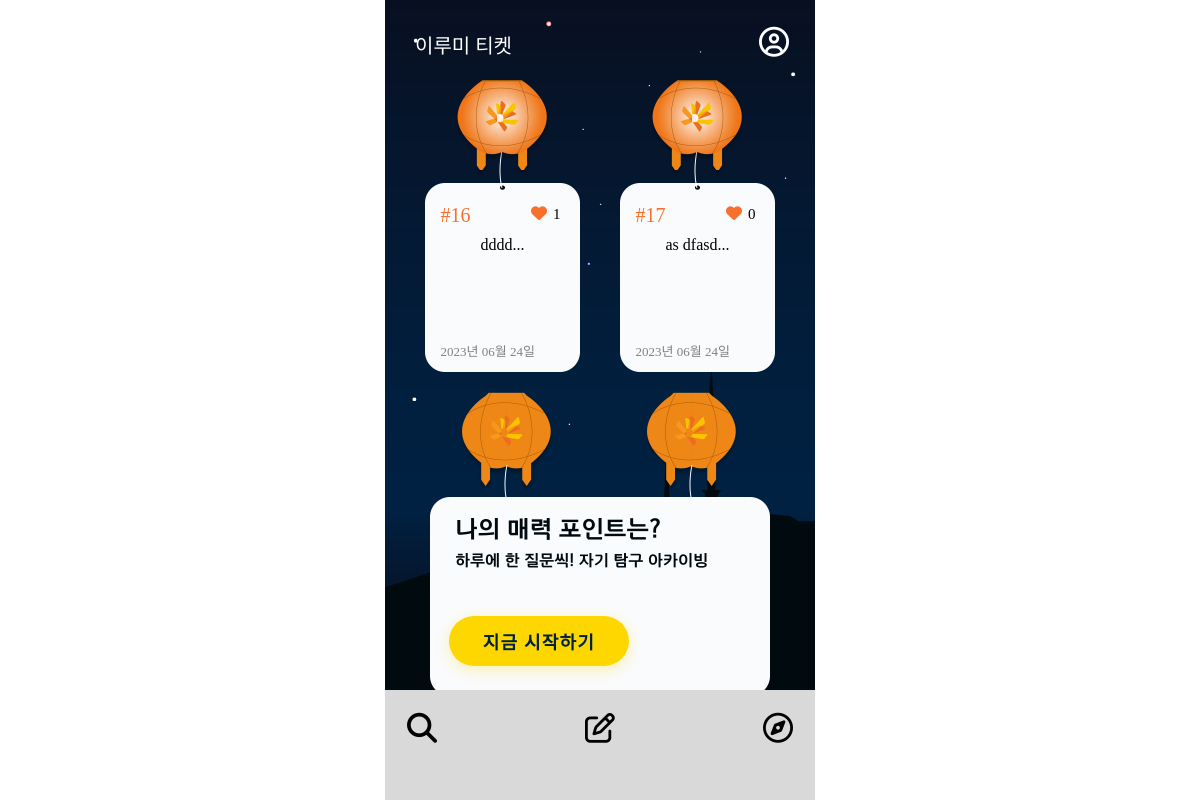
The app's page /mainpage/, older data.
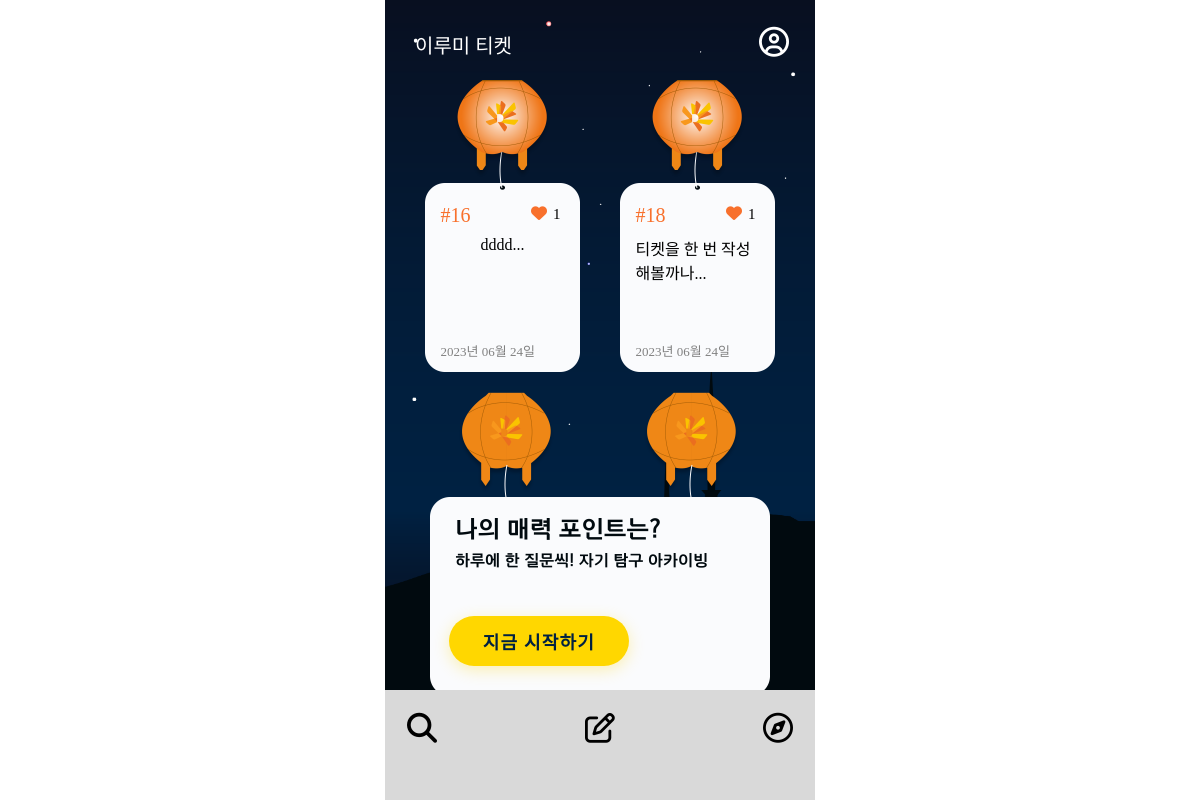
The same page, newer data.
### mainpage/models.py (models this page shows, shortened)
class Ticket(models.Model):
    writer = models.ForeignKey(User, null=False, blank=False, on_delete=models.CASCADE)
    pub_date = models.DateTimeField()
    body = models.TextField()
    like = models.ManyToManyField(User, related_name='likes', blank=True)
    like_count = models.PositiveIntegerField(default=0)
    def summary(self):
        return self.body[:40]

### mainpage/views.py (the view)
# urls.py: path('', include('mainpage.urls')),
def mainpage(request):
    tickets = Ticket.objects.order_by('-like_count')[:2]
    return render(request, 'mainpage/mainpage.html', {'tickets': tickets})

### mainpage/templates/mainpage/mainpage.html
{% extends 'base.html' %} {% block content %}
<head>
  <link rel="stylesheet" href="/static/css/mainpage.css" />
</head>
<body>
  <div class="wallpaper">
    <div class="post">
      {% for ticket in tickets|slice:":2" %}
      <a class="atag" href="{%url 'mainpage:detail' ticket.id %}">
        <div class="hot">
          <div class="content">
            <div class="contents">
              <div class="ticket-id">#{{ticket.id}}</div>
              <div class="like-count">
                <i class="fa-solid fa-heart" style="color: #f8702c"></i>
                {{ticket.like_count}}
              </div>
            </div>
            <div class="summary">{{ticket.summary}}...</div>
            <div class="pub-date">{{ ticket.pub_date|date:"Y년 m월 d일" }}</div>
          </div>
        </div>
      </a>
      {% endfor %}
    </div>
    <div class="achiving">
      <button
        type="button"
        onclick="location.href='{% url 'qnapage:qnalistrecent' %}';"
      >
        지금 시작하기
      </button>
    </div>
  </div>
  <div>
    <nav class="footer-container">
      <ul class="icons">
        <li>
          <a href="{% url 'mainpage:ticketlistnew' %}"
            ><i class="fa-solid fa-magnifying-glass" style="color: #000000"></i
          ></a>
        </li>
        <li>
          <a href="{% url 'mainpage:new' %}"
            ><i class="fa-regular fa-pen-to-square" style="color: #000000"></i
          ></a>
        </li>
        <li>
          <a href="{% url 'qnapage:qnalistrecent' %}"
            ><i class="fa-regular fa-compass" style="color: #000000"></i
          ></a>
        </li>
      </ul>
    </nav>
  </div>
</body>
{% endblock %}

Row changes from the older to the newer data that the page shows:
no longer on this page (row unchanged): Ticket: id "17", like_count "0", summary "as dfasd", pub_date "2023년 06월 24일"
added Ticket: id "18", like_count "1", summary "티켓을 한 번 작성해볼까나", pub_date "2023년 06월 24일"
